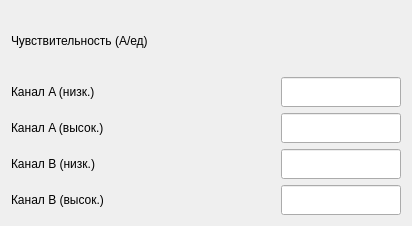
<?xml version="1.0" encoding="UTF-8"?>
<ui version="4.0">
 <class>SensitivitySettings</class>
 <widget class="QWidget" name="SensitivitySettings">
  <property name="geometry">
   <rect>
    <x>0</x>
    <y>0</y>
    <width>412</width>
    <height>226</height>
   </rect>
  </property>
  <property name="windowTitle">
   <string>Form</string>
  </property>
  <layout class="QVBoxLayout" name="verticalLayout" stretch="0,1,1,1,1">
   <item>
    <widget class="QLabel" name="label_title">
     <property name="text">
      <string>Чувствительность (А/ед)</string>
     </property>
    </widget>
   </item>
   <item>
    <layout class="QHBoxLayout" name="horizontalLayout">
     <item>
      <widget class="QLabel" name="label_k_A_low">
       <property name="text">
        <string>Канал A (низк.)</string>
       </property>
      </widget>
     </item>
     <item>
      <spacer name="horizontalSpacer">
       <property name="orientation">
        <enum>Qt::Horizontal</enum>
       </property>
       <property name="sizeHint" stdset="0">
        <size>
         <width>40</width>
         <height>20</height>
        </size>
       </property>
      </spacer>
     </item>
     <item>
      <widget class="QLineEdit" name="lineEdit_k_A_low">
       <property name="sizePolicy">
        <sizepolicy hsizetype="Fixed" vsizetype="Fixed">
         <horstretch>0</horstretch>
         <verstretch>0</verstretch>
        </sizepolicy>
       </property>
       <property name="minimumSize">
        <size>
         <width>120</width>
         <height>30</height>
        </size>
       </property>
       <property name="maximumSize">
        <size>
         <width>120</width>
         <height>30</height>
        </size>
       </property>
       <property name="focusPolicy">
        <enum>Qt::StrongFocus</enum>
       </property>
       <property name="alignment">
        <set>Qt::AlignRight|Qt::AlignTrailing|Qt::AlignVCenter</set>
       </property>
      </widget>
     </item>
    </layout>
   </item>
   <item>
    <layout class="QHBoxLayout" name="horizontalLayout_2">
     <item>
      <widget class="QLabel" name="label_k_A_high">
       <property name="text">
        <string>Канал A (высок.)</string>
       </property>
      </widget>
     </item>
     <item>
      <spacer name="horizontalSpacer_2">
       <property name="orientation">
        <enum>Qt::Horizontal</enum>
       </property>
       <property name="sizeHint" stdset="0">
        <size>
         <width>40</width>
         <height>20</height>
        </size>
       </property>
      </spacer>
     </item>
     <item>
      <widget class="QLineEdit" name="lineEdit_k_A_high">
       <property name="sizePolicy">
        <sizepolicy hsizetype="Fixed" vsizetype="Fixed">
         <horstretch>120</horstretch>
         <verstretch>30</verstretch>
        </sizepolicy>
       </property>
       <property name="minimumSize">
        <size>
         <width>120</width>
         <height>30</height>
        </size>
       </property>
       <property name="maximumSize">
        <size>
         <width>120</width>
         <height>30</height>
        </size>
       </property>
       <property name="focusPolicy">
        <enum>Qt::StrongFocus</enum>
       </property>
       <property name="alignment">
        <set>Qt::AlignRight|Qt::AlignTrailing|Qt::AlignVCenter</set>
       </property>
      </widget>
     </item>
    </layout>
   </item>
   <item>
    <layout class="QHBoxLayout" name="horizontalLayout_3">
     <item>
      <widget class="QLabel" name="label_k_B_low">
       <property name="text">
        <string>Канал B (низк.)</string>
       </property>
      </widget>
     </item>
     <item>
      <spacer name="horizontalSpacer_3">
       <property name="orientation">
        <enum>Qt::Horizontal</enum>
       </property>
       <property name="sizeHint" stdset="0">
        <size>
         <width>40</width>
         <height>20</height>
        </size>
       </property>
      </spacer>
     </item>
     <item>
      <widget class="QLineEdit" name="lineEdit_k_B_low">
       <property name="sizePolicy">
        <sizepolicy hsizetype="Fixed" vsizetype="Fixed">
         <horstretch>120</horstretch>
         <verstretch>30</verstretch>
        </sizepolicy>
       </property>
       <property name="minimumSize">
        <size>
         <width>120</width>
         <height>30</height>
        </size>
       </property>
       <property name="maximumSize">
        <size>
         <width>120</width>
         <height>30</height>
        </size>
       </property>
       <property name="focusPolicy">
        <enum>Qt::StrongFocus</enum>
       </property>
       <property name="alignment">
        <set>Qt::AlignRight|Qt::AlignTrailing|Qt::AlignVCenter</set>
       </property>
      </widget>
     </item>
    </layout>
   </item>
   <item>
    <layout class="QHBoxLayout" name="horizontalLayout_4">
     <item>
      <widget class="QLabel" name="label_k_B_high">
       <property name="text">
        <string>Канал B (высок.)</string>
       </property>
      </widget>
     </item>
     <item>
      <spacer name="horizontalSpacer_4">
       <property name="orientation">
        <enum>Qt::Horizontal</enum>
       </property>
       <property name="sizeHint" stdset="0">
        <size>
         <width>40</width>
         <height>20</height>
        </size>
       </property>
      </spacer>
     </item>
     <item>
      <widget class="QLineEdit" name="lineEdit_k_B_high">
       <property name="sizePolicy">
        <sizepolicy hsizetype="Fixed" vsizetype="Fixed">
         <horstretch>120</horstretch>
         <verstretch>30</verstretch>
        </sizepolicy>
       </property>
       <property name="minimumSize">
        <size>
         <width>120</width>
         <height>30</height>
        </size>
       </property>
       <property name="maximumSize">
        <size>
         <width>120</width>
         <height>30</height>
        </size>
       </property>
       <property name="focusPolicy">
        <enum>Qt::StrongFocus</enum>
       </property>
       <property name="alignment">
        <set>Qt::AlignRight|Qt::AlignTrailing|Qt::AlignVCenter</set>
       </property>
      </widget>
     </item>
    </layout>
   </item>
  </layout>
 </widget>
 <resources/>
 <connections/>
</ui>
